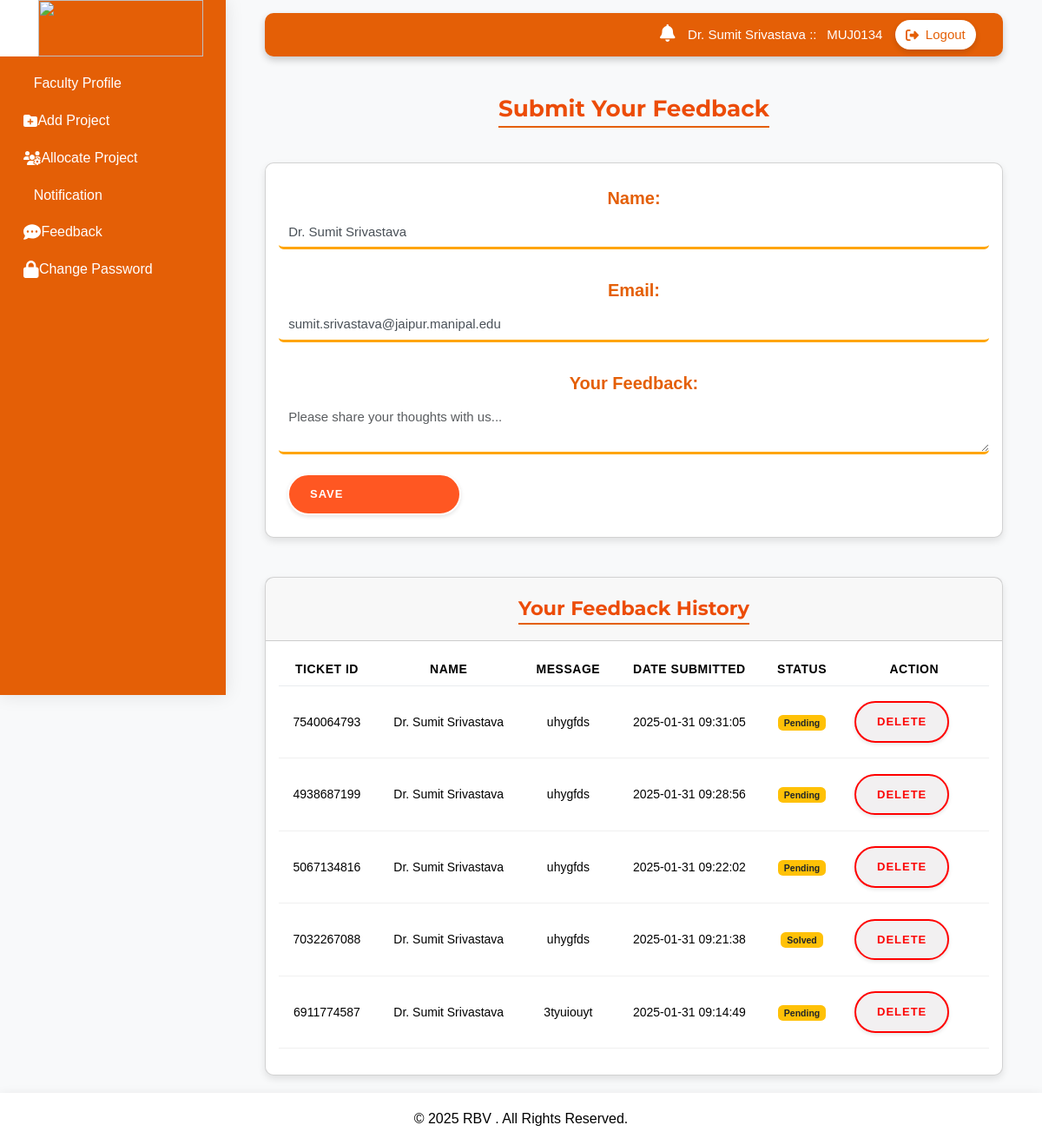
Screenshot of /faculty/faculty_feedback.php (signed in) with the database file from the repository.
### tables this page shows
CREATE TABLE `faculty` (
  `sr_no` int(11) NOT NULL,
  `fid` varchar(50) NOT NULL,
  `password` varchar(255) NOT NULL,
  `fname` varchar(50) NOT NULL,
  `email` varchar(50) NOT NULL,
  `mobile` varchar(15) NOT NULL,
  `specialization` varchar(50) NOT NULL,
  `designation` varchar(255) NOT NULL,
  `image` varchar(255) DEFAULT NULL,
  `failed_attempts` int(11) DEFAULT 0,
  `lock_until` datetime DEFAULT NULL
);

CREATE TABLE `feedback` (
  `id` int(11) NOT NULL,
  `registration_no` varchar(255) NOT NULL,
  `ticket_id` varchar(255) NOT NULL,
  `fid` varchar(255) NOT NULL,
  `name` varchar(255) NOT NULL,
  `email` varchar(255) NOT NULL,
  `message` text NOT NULL,
  `submitted_at` timestamp NOT NULL DEFAULT current_timestamp(),
  `status` varchar(255) NOT NULL
);

### faculty/facultyfunctions.php (called while the page is built, shortened)
<?php
include('../connection/connection.php');
$fid = $_SESSION['fid'];
$sql = "SELECT * FROM faculty WHERE fid = ?";
$stmt = $con->prepare($sql);
$stmt->bind_param("s", $fid);
$stmt->execute();
$result = $stmt->get_result();
if ($result->num_rows > 0) {
    $faculty = $result->fetch_assoc();
} else {
    echo "<script>alert('No faculty data found for this faculty ID');</script>";
    exit();
}
?>

### faculty/faculty_feedback.php (the view, shortened to what this page needs)
<?php
include('../faculty/facultysidebar.php');
?>
<div class="main_content">
    <h3 class="text-center m-5" style="font-weight:bold">Submit Your Feedback</h3>
    <div class="card mb-5">
        <div class="card-body">
            <form action="<?php echo htmlspecialchars($_SERVER["PHP_SELF"]); ?>" method="POST">
                <div class="mb-4">
                    <label class="form-label">Name:</label>
                    <input type="text" class="form-control" name="fname" required value="<?php echo htmlspecialchars($faculty['fname'] ?? ''); ?>" readonly>
                </div>
                <div class="mb-4">
                    <label class="form-label">Email:</label>
                    <input type="email" class="form-control" name="email" required value="<?php echo htmlspecialchars($faculty['email'] ?? ''); ?>" readonly>
                </div>
                <div class="mb-4">
                    <label class="form-label">Your Feedback:</label>
                    <textarea name="message" class="form-control" required placeholder="Please share your thoughts with us..."></textarea>
                </div>
                <div class="text-center">
                    <button class="btn" style="width:200px" id="btnorange" name="feedback" type="submit">Save</button>
                </div>
            </form>
        </div>
    </div>
    <div class="card mt-4">
        <div class="card-header">
            <h4 class="m-3">Your Feedback History</h4>
        </div>
        <div class="card-body">
            <div class="table-responsive">
                <table class="table table-hover" >
                    <thead class="text-light" style="background-color: #e45f06;">
                        <tr>
                            <th scope="col">Ticket ID</th>
                            <th>Name</th>
                            <th>Message</th>
                            <th>Date Submitted</th>
                            <th>Status</th>
                            <th>Action</th>
                        </tr>
                    </thead>
                    <tbody>
                        <?php
                        $query = "SELECT * FROM feedback WHERE fid = ? ORDER BY id DESC";
                        $stmt = $con->prepare($query);
                        $stmt->bind_param("s", $fid);
                        $stmt->execute();
                        $result = $stmt->get_result();
                        while ($row = $result->fetch_assoc()) {
                            echo "<tr>";
                            echo "<td>" . htmlspecialchars($row['ticket_id']) . "</td>";
                            echo "<td>" . htmlspecialchars($row['name']) . "</td>";
                            echo "<td>" . htmlspecialchars($row['message']) . "</td>";
                            echo "<td>" . htmlspecialchars($row['submitted_at']) . "</td>";
                            $status = !empty($row['status']) ? htmlspecialchars($row['status']) : "Pending";
                            echo "<td><span class='badge bg-warning text-dark'>" . $status . "</span></td>";
                            echo "<td>
                                    <form method='POST' style='display: inline;' onsubmit='return confirm(\"Are you sure you want to delete this feedback?\");'>
                                        <input type='hidden' name='ticket_id' value='" . htmlspecialchars($row['ticket_id']) . "'>
                                        <button type='submit' name='delete_feedback' id='btnred' class='btn btn-sm'>
                                            Delete
                                        </button>
                                    </form>
                                  </td>";
                            echo "</tr>";
                        }
                        ?>
                    </tbody>
                </table>
            </div>
        </div>
    </div>
</div>
                    </div>
                    </div>
                    </div>
<?php include('../faculty/facultyfooter.php'); ?>

### faculty/facultysidebar.php (shortened to what this page needs)
<?php
include('../faculty/facultyfunctions.php');
?>
<!DOCTYPE html>
<html lang="en">
<head>
    <link rel="stylesheet" href="../bootstrap-5.0.2-dist/css/bootstrap.min.css">
    <link rel="stylesheet" href="https://cdnjs.cloudflare.com/ajax/libs/font-awesome/6.5.1/css/all.min.css">
    <link rel="stylesheet" href="https://cdn.lineicons.com/4.0/lineicons.css">
    <link rel="stylesheet" href="https://cdn.datatables.net/1.13.5/css/jquery.dataTables.min.css">
    <link rel="stylesheet" href="../sidebar-bootstrap-main/sidebar-style.css">
    <link rel="stylesheet" href="../fontawesome-free-6.6.0-web/css/fontawesome.min.css">
    <link rel="stylesheet" href="../faculty-style.css">
    <link rel="stylesheet" href="../table_print/table.css">
    <link rel="stylesheet" href="../common-styling.css">
</head>
<body>
<div class="wrapper">
    <aside id="sidebar">
        <div class="d-flex">
            <button class="toggle-btn" type="button" style="background-color: white;">
            </button>
            <div class="sidebar-logo">
                <img src="../photo/manipallogo.png" alt="">
            </div>
        </div>
        <ul class="sidebar-nav" style="text-decoration: none;">
                <li class="sidebar-item">
                    <a href="../faculty/faculty_profile.php" class="sidebar-link">
                        <span>Faculty Profile</span>
                    </a>
                </li>
                <li class="sidebar-item">
                    <a href="../faculty/faculty_addproject.php" class="sidebar-link">
                        <i class="fa-solid fa-folder-plus"></i>
                        <span>Add Project</span>
                    </a>
                </li>
                <li class="sidebar-item">
                    <a href="../faculty/listofallocated_project.php" class="sidebar-link">
                        <i class="fa-solid fa-users-gear"></i>
                        <span>Allocate Project</span>
                    </a>
                </li>
                <li class="sidebar-item">
                    <a href="../faculty/faculty_notice.php" class="sidebar-link">
                        <span>Notification</span>
                    </a>
                </li>
                <li class="sidebar-item">
                <a href="../faculty/faculty_feedback.php" class="sidebar-link">
                    <i style="font-size:20px" class="fas fa-comment-dots"></i>
                    <span>Feedback</span>
                </a>
            </li>
                <li class="sidebar-item">
                    <a href="../faculty/faculty_changepassword.php" class="sidebar-link">
                    <i style="font-size:20px" class="fas fa-lock"></i>
                        <span>Change Password</span>
                    </a>
                </li>
            </ul>
    </aside>
    <div class="main px-5 pt-3">
            <div class="text-center">
            <header style="background: #e45f06; padding: 0; border-radius: 10px; box-shadow: 0px 4px 8px rgba(0, 0, 0, 0.2);">
    <div style="display: flex; justify-content: space-between; align-items: center; height: 50px; padding: 0 20px; position: relative;">
        <div class="container d-flex justify-content-between align-items-center" style="height: 50px; flex-grow: 1;">
            <div class="text-white d-flex align-items-center ms-auto">
                <a href="../student/student_notification.php" class="position-relative me-3">
                    <i class="fas fa-bell" style="font-size: 20px; color: white;"></i>
                </a>
                <div class="d-none d-md-inline">
                <span class="me-2"><?php echo htmlspecialchars($faculty['fname']); ?> :: </span>
                <span><?php echo htmlspecialchars($fid); ?></span>
                </div>
                <a href="../faculty/facultylogout.php" style="background: white; padding: 6px 12px; margin-left: 15px; border-radius: 20px;
                display: flex; align-items: center; text-decoration: none; color: #e45f06;
                font-weight: 500; box-shadow: 0px 3px 6px rgba(0, 0, 0, 0.15); transition: all 0.3s ease;">
                    <i class="fas fa-sign-out-alt me-2"></i> Logout
                </a>
            </div>
        </div>
    </div>
</header>

### faculty/facultyfooter.php (shortened to what this page needs)
<footer class="custom-footer text-center py-4">
    <div class="container">
    <span>&copy; 2025 <a style="text-decoration:none; color:black" href="../socialmedia-handel.php">RBV</a> . All Rights Reserved.</span>
    </div>
</footer>
</head>
</html>

### faculty-style.css (style rules this page uses)
body { background-color: #f8f9fa; color: #333; font-family: 'Segoe UI', Roboto, Oxygen, Ubuntu, Cantarell, 'Open Sans', 'Helvetica Neue', sans-serif; }
h1, h2, h3, h4, h5, h6 { font-family: 'Montserrat', sans-serif; font-weight: bold; color: rgb(236, 76, 8); position: relative; display: inline-block; }
h1::after, h2::after, h3::after, h4::after, h5::after, h6::after { content: ''; position: absolute; left: 0; bottom: -5px; height: 2px; width: 100%; background-color: #e45f06; transform: scaleX(0); transition: transform 0.5s ease; animation: draw 0.5s forwards; }
.form-label { color: #e45f06; margin-top: 10px; }
.form-control { background-color: #ffffff; border: 1px solid #ced4da; color: #495057; transition: background-color 0.3s ease, border-color 0.3s ease; }
.card { background-color: #ffffff; border-radius: 10px; box-shadow: 0 4px 8px rgba(0, 0, 0, 0.1); font-size: 20px; font-weight: bolder; transition: box-shadow 0.3s ease; }
.form-control { border: none; border-bottom: 3px solid orange; background: transparent; }
label { font-size: 18px; font-weight: bold; color: rgb(236, 76, 8); text-shadow: 2px 2px 2px white; transition: all 0.3s ease; }
table { width: 100%; font-size: 14px; color: #495057; border-collapse: separate; border-spacing: 0; }
thead th { font-weight: bold; color: #212529; background-color: #f8f9fa; border-bottom: 2px solid #e9ecef; padding: 12px 16px; text-transform: uppercase; letter-spacing: 0.5px; }
tbody td { padding: 16px; vertical-align: middle; border-bottom: 1px solid #f0f0f0; font-weight:lighter; }

### table_print/table.css (style rules this page uses)
:root { --primary-color: #ff8c00; --primary-dark: #e67e00; --primary-light: #fff3e6; --primary-hover: #ffa333; }
.btn { background-color: var(--primary-color); color: white; border: none; padding: 12px 24px; cursor: pointer; border-radius: 4px; font-size: 14px; display: flex; align-items: center; gap: 8px; transition: background-color 0.3s; box-shadow: 0 2px 4px rgba(0,0,0,0.1); }

### common-styling.css (style rules this page uses)
html, body { margin: 0; padding: 0; font-family: 'Poppins', sans-serif; font-size: 15px; }
.form-control { border: none; border-bottom: 3px solid orange; background: transparent; }
label { font-size: 20px; font-weight: bold; color: rgb(236, 76, 8); text-shadow: 2px 2px 2px white; transition: all 0.3s ease; }
:root { --primary-orange: #ff6b2b; --secondary-orange: #ff8c42; --light-orange: #fff1e6; }
.btn { position: relative; margin: 10px; color: white; border: 2px solid rgb(255, 255, 255); border-radius: 50px; font-weight: bold; font-size: 13px; text-transform: uppercase; letter-spacing: 1px; overflow: hidden; cursor: pointer; transition: all 0.3s cubic-bezier(0.25, 0.8, 0.25, 1), transform 0.1s ease-in-out; user-select: none; -webkit-user-select: none; }
.btn::before { content: ''; position: absolute; top: 0; left: -100%; width: 100%; height: 100%; background: linear-gradient( 120deg, transparent, rgba(255, 255, 255, 0.3), transparent ); transition: all 0.5s ease; z-index: 1; }
#btnred { color: rgb(252, 4, 4); background-color: rgb(242, 240, 241); border:2px solid red; }
#btnorange { background-color: rgb(255, 87, 34); }
:root { --secondary-color: #6c757d; --accent-color: #ff6b00; --light-bg: #f8f9fa; }
.custom-footer { box-shadow: 0 8px 16px rgba(0, 0, 0, 0.2); background: white; color:rgb(0, 0, 0); height: 60px; width: 100%; display: flex; align-items: center; justify-content: center; font-size: 16px; margin-top: 20px; }

### faculty/facultysidebar.php (style rules this page uses)
.wrapper { display: flex; min-height: 100vh; }

### rows the page displays
faculty: fname "Dr. Sumit Srivastava", email "sumit.srivastava@jaipur.manipal.edu"
feedback: ticket "7540064793", name "Dr. Sumit Srivastava", message "uhygfds", submitted_at "2025-01-31 09:31:05", status "Pending"
feedback: ticket "4938687199", name "Dr. Sumit Srivastava", message "uhygfds", submitted_at "2025-01-31 09:28:56", status "Pending"
feedback: ticket "5067134816", name "Dr. Sumit Srivastava", message "uhygfds", submitted_at "2025-01-31 09:22:02", status "Pending"
feedback: ticket "7032267088", name "Dr. Sumit Srivastava", message "uhygfds", submitted_at "2025-01-31 09:21:38", status "Solved"
feedback: ticket "6911774587", name "Dr. Sumit Srivastava", message "3tyuiouyt", submitted_at "2025-01-31 09:14:49", status "Pending"

### other values shown
$fid "MUJ0134"
